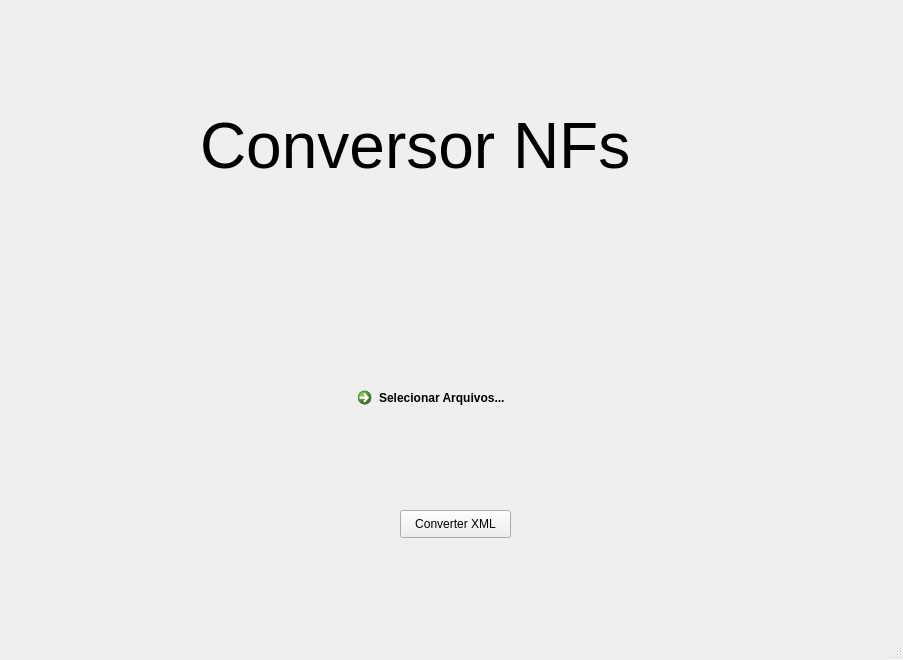
<?xml version="1.0" encoding="UTF-8"?>
<ui version="4.0">
 <class>MainWindow</class>
 <widget class="QMainWindow" name="MainWindow">
  <property name="geometry">
   <rect>
    <x>0</x>
    <y>0</y>
    <width>903</width>
    <height>660</height>
   </rect>
  </property>
  <property name="windowTitle">
   <string>MainWindow</string>
  </property>
  <widget class="QWidget" name="centralwidget">
   <widget class="QWidget" name="widget" native="true">
    <property name="geometry">
     <rect>
      <x>0</x>
      <y>0</y>
      <width>901</width>
      <height>601</height>
     </rect>
    </property>
    <widget class="QPushButton" name="converter">
     <property name="geometry">
      <rect>
       <x>400</x>
       <y>510</y>
       <width>111</width>
       <height>28</height>
      </rect>
     </property>
     <property name="mouseTracking">
      <bool>false</bool>
     </property>
     <property name="tabletTracking">
      <bool>false</bool>
     </property>
     <property name="text">
      <string>Converter XML</string>
     </property>
     <property name="checkable">
      <bool>false</bool>
     </property>
    </widget>
    <widget class="QLabel" name="nome">
     <property name="geometry">
      <rect>
       <x>200</x>
       <y>90</y>
       <width>551</width>
       <height>111</height>
      </rect>
     </property>
     <property name="font">
      <font>
       <pointsize>48</pointsize>
      </font>
     </property>
     <property name="text">
      <string>Conversor NFs</string>
     </property>
    </widget>
    <widget class="QCommandLinkButton" name="buscarArquivos">
     <property name="geometry">
      <rect>
       <x>350</x>
       <y>380</y>
       <width>222</width>
       <height>48</height>
      </rect>
     </property>
     <property name="text">
      <string>Selecionar Arquivos...</string>
     </property>
     <property name="icon">
      <iconset theme="upload"/>
     </property>
    </widget>
   </widget>
  </widget>
  <widget class="QMenuBar" name="menubar">
   <property name="geometry">
    <rect>
     <x>0</x>
     <y>0</y>
     <width>903</width>
     <height>26</height>
    </rect>
   </property>
  </widget>
  <widget class="QStatusBar" name="statusbar"/>
 </widget>
 <resources/>
 <connections/>
</ui>
